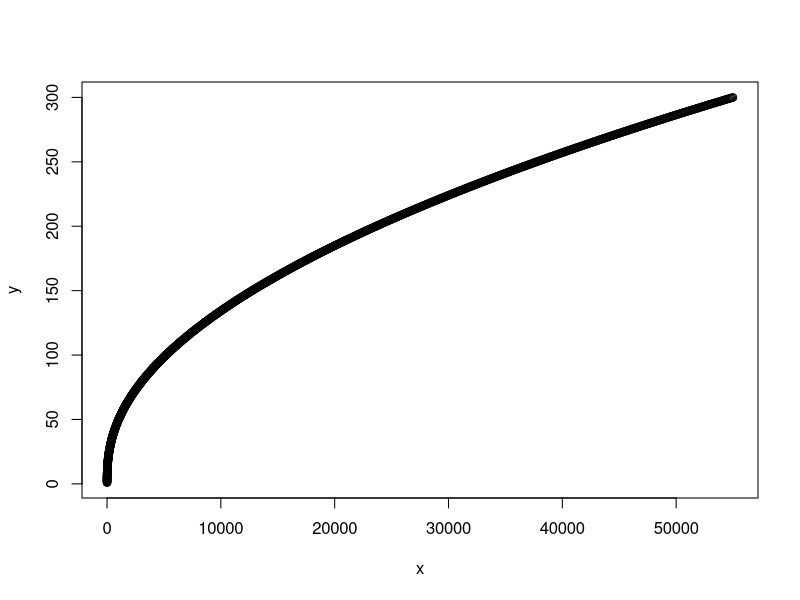
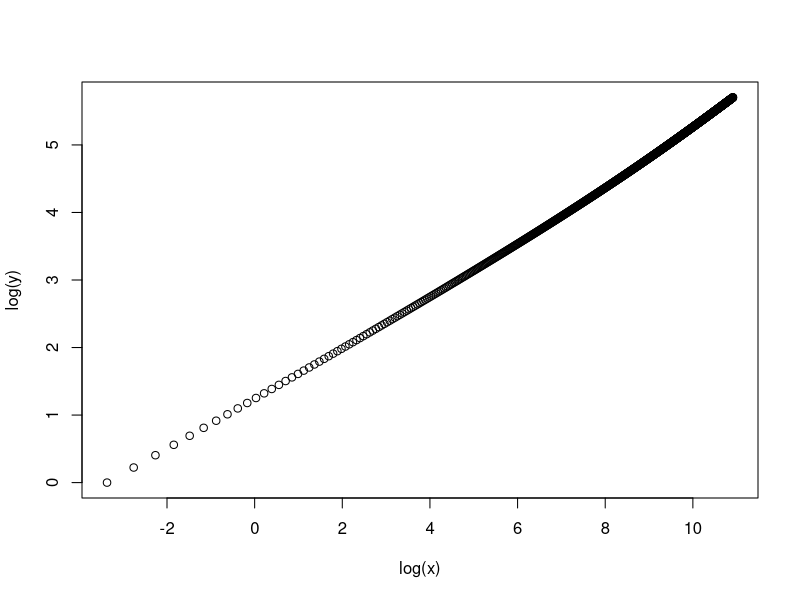

Source code (R) for these figures, in order:
#recruitment toy model functions
#this excludes the major submodels like light vs. recruitment and light vs. mortality etc.

#SEEDLING BASAL DIAMETER TO BIOMASS (g C)
#using the allometric equations in Cole, T. G., & Ewel, J. J. (1995). Allometric equations for four valuable tropical tree species. Ecology, 229, 351–360. https://doi.org/10.1016/j.foreco.2006.04.017
#because they include equations specifically for individuals that are too small to have a dbh.
#using Cordia alliodora for all PFTs (sample for equations included height ranges at small as 10 cm tall.)






#the probability that an individual is of reproductive status as a function of dbh (mm)
prob_repro <- function(k = 0.0125, L = 1, size_mm, Dmax){
  y <- L / (1 + exp(-k*(size_mm - 0.5*Dmax)))
  return(y)
}


Chave.AGB=function(dbh,density=0.62,htparam=c(41.7,.057,.748),heightmodel=predht.asym,forest='moist'
) { 
  if(is.null(htparam)) 
  { 
    if(forest=="moist") param=c(-1.499,2.148,0.207,-0.0281) 
    else if(forest=="dry") param=c(-.667,1.784,0.207,-.0281) 
    else if(forest=="wet") param=c(-1.239,1.98,0.207,-0.0281) 
    
    AGB=agb.dbhmodel(dbh,density,param) 
  } 
  else 
  { 
    if(forest=="moist") param=c(.0501,1) 
    else if(forest=="dry") param=c(.112,.91) 
    else if(forest=="wet") param=c(.077,.94) 
    
    ht=heightmodel(dbh,htparam) 
    AGB=agb.model(dbh,density,ht,param) 
  } 
  
  return(AGB) 
} 


predht.asym=function(dbh,param) 
{ 
  if(is.null(dim(param))) 
  { 
    ymax=param[1] 
    a=param[2] 
    b=param[3] 
  } 
  else 
  { 
    ymax=param[,1] 
    a=param[,2] 
    b=param[,3] 
  } 
  
  return(ymax*(1-exp(-a*dbh^b))) 
} 


agb.model=function(dbh,density,height,param) 
  return(param[1]*(density*dbh^2*height)^param[2]) 

dbh2LAI <- function(dbh = 10){
  max_canopy_area <- 20 * 20
  slope <- (max_canopy_area - 1) / (2000 - 10) 
  LAI <- slope * dbh 
  return(LAI)
}  #converting the dbh to LAI in (m2)


########CONVERTING TOTAL BIOMASS TO DBH###########
#Using Chave function to creat the function that converts total biomass (g of C) to dbh (mm)

y <- seq(from = 1, to = 300, by = 0.25)
x <- Chave.AGB(dbh = y) * 1.2 * 0.4

plot(x,y)
plot(log(x),log(y))

log_growth_model <- lm(log(y)~log(x))


C2dbh <- function(carbon){
  carbon_kg <- carbon / 1000
  log_dbh <- log(carbon_kg)*coefficients(log_growth_model)[2] + coefficients(log_growth_model)[1]
  dbh <- exp(log_dbh) * 10
  return(dbh)
}


efrac <- function(N, co_dbh_ind, PFT){
  N_repro <- prob_repro(size_mm = co_dbh_ind, Dmax = Dmax[PFT]) * N
  fraction_reproductive <- N_repro / N
  e_frac <- fraction_reproductive * frac_repro #frac repro for now is just a fixed percent of NPP (10%), need better data to get better numbers for this
  return(e_frac)
}

multiplot <- function(..., plotlist=NULL, file, cols=1, layout=NULL) {
  require(grid)
  
  # Make a list from the ... arguments and plotlist
  plots <- c(list(...), plotlist)
  
  numPlots = length(plots)
  
  # If layout is NULL, then use 'cols' to determine layout
  if (is.null(layout)) {
    # Make the panel
    # ncol: Number of columns of plots
    # nrow: Number of rows needed, calculated from # of cols
    layout <- matrix(seq(1, cols * ceiling(numPlots/cols)),
                     ncol = cols, nrow = ceiling(numPlots/cols))
  }
  
  if (numPlots==1) {
    print(plots[[1]])
    
  } else {
    # Set up the page
    grid.newpage()
    pushViewport(viewport(layout = grid.layout(nrow(layout), ncol(layout))))
    
    # Make each plot, in the correct location
    for (i in 1:numPlots) {
      # Get the i,j matrix positions of the regions that contain this subplot
      matchidx <- as.data.frame(which(layout == i, arr.ind = TRUE))
      
      print(plots[[i]], vp = viewport(layout.pos.row = matchidx$row,
                                      layout.pos.col = matchidx$col))
    }
  }
}






